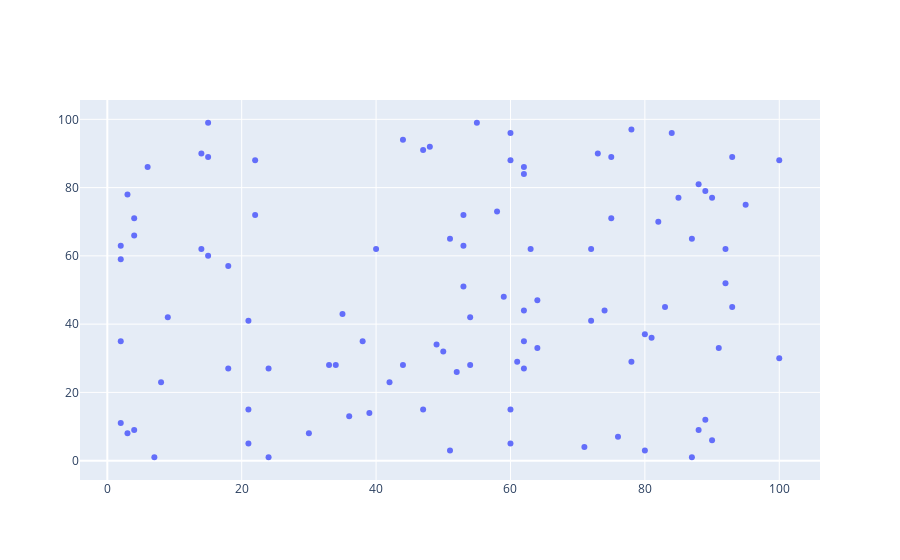

Source (notebook cell):
### Code cell
data1 = [go.Scatter(
    x = random_x,
    y = random_y,
    mode = 'markers',
)]
fig1 = go.Figure(data=data1)
fig1.show()

### Figure 1 — Plotly figure (JSON) as saved in the notebook; plotly's stock layout.template omitted (floating-point values rounded to 4 significant figures)
{"data": [{"mode": "markers", "type": "scatter", "x": [52, 93, 15, 72, 61, 21, 83, 87, 75, 75, 88, 100, 24, 3, 22, 53, 2, 88, 30, 38, 2, 64, 60, 21, 33, 76, 58, 22, 89, 49, 91, 59, 42, 92, 60, 80, 15, 62, 62, 47, 62, 51, 55, 64, 3, 51, 7, 21, 73, 39, 18, 4, 89, 60, 14, 9, 90, 53, 2, 84, 92, 60, 71, 44, 8, 47, 35, 78, 81, 36, 50, 4, 2, 6, 54, 4, 54, 93, 63, 18, 90, 44, 34, 74, 62, 100, 14, 95, 48, 15, 72, 78, 87, 62, 40, 85, 80, 82, 53, 24], "y": [26, 89, 60, 41, 29, 15, 45, 65, 89, 71, 9, 88, 1, 8, 88, 63, 11, 81, 8, 35, 35, 33, 5, 41, 28, 7, 73, 72, 12, 34, 33, 48, 23, 62, 88, 37, 99, 44, 86, 91, 35, 65, 99, 47, 78, 3, 1, 5, 90, 14, 27, 9, 79, 15, 90, 42, 77, 51, 63, 96, 52, 96, 4, 94, 23, 15, 43, 29, 36, 13, 32, 71, 59, 86, 28, 66, 42, 45, 62, 57, 6, 28, 28, 44, 84, 30, 62, 75, 92, 89, 62, 97, 1, 27, 62, 77, 3, 70, 72, 27]}], "layout": {}}
